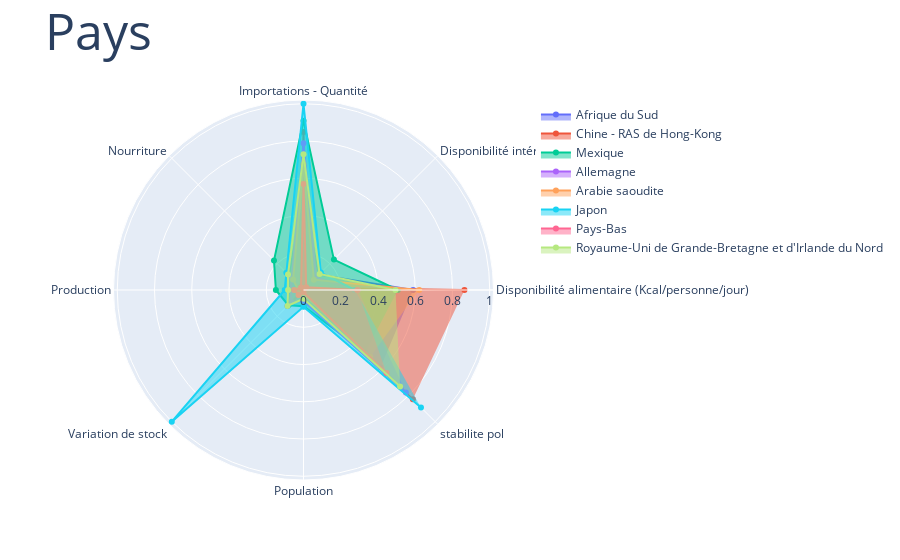

Source (notebook cell):
### Code cell
fig = go.Figure()
for index,row in groupe_.iterrows():
    fig.add_trace(go.Scatterpolar(
        r = row,
        theta = groupe_.columns,
        fill = 'toself',
        name = index
    ))

fig.update_layout(
    title=dict(text ="Pays",font = dict(size=50))
    )
fig.show()

### Figure 1 — Plotly figure (JSON) as saved in the notebook; plotly's stock layout.template omitted (floating-point values rounded to 4 significant figures)
{"data": [{"fill": "toself", "name": "Afrique du Sud", "r": [0.5885, 0.1159, 0.4808, 0.1123, 0.07607, 0.1217, 0.04008, 0.5859], "theta": ["Disponibilité alimentaire (Kcal/personne/jour)", "Disponibilité intérieure", "Importations - Quantité", "Nourriture", "Production", "Variation de stock", "Population", "stabilite pol"], "type": "scatterpolar"}, {"fill": "toself", "name": "Chine - RAS de Hong-Kong", "r": [0.8642, 0.01522, 0.8485, 0.02149, 0.001095, 0.1094, 0.005105, 0.8304], "theta": ["Disponibilité alimentaire (Kcal/personne/jour)", "Disponibilité intérieure", "Importations - Quantité", "Nourriture", "Production", "Variation de stock", "Population", "stabilite pol"], "type": "scatterpolar"}, {"fill": "toself", "name": "Mexique", "r": [0.5062, 0.2309, 0.9093, 0.2241, 0.1483, 0.1155, 0.08777, 0.4714], "theta": ["Disponibilité alimentaire (Kcal/personne/jour)", "Disponibilité intérieure", "Importations - Quantité", "Nourriture", "Production", "Variation de stock", "Population", "stabilite pol"], "type": "scatterpolar"}, {"fill": "toself", "name": "Allemagne", "r": [0.2922, 0.09511, 0.7877, 0.08879, 0.06909, 0.09202, 0.05813, 0.7775], "theta": ["Disponibilité alimentaire (Kcal/personne/jour)", "Disponibilité intérieure", "Importations - Quantité", "Nourriture", "Production", "Variation de stock", "Population", "stabilite pol"], "type": "scatterpolar"}, {"fill": "toself", "name": "Arabie saoudite", "r": [0.6214, 0.07846, 0.6754, 0.07918, 0.02811, 0.01125, 0.02326, 0.5066], "theta": ["Disponibilité alimentaire (Kcal/personne/jour)", "Disponibilité intérieure", "Importations - Quantité", "Nourriture", "Production", "Variation de stock", "Population", "stabilite pol"], "type": "scatterpolar"}, {"fill": "toself", "name": "Japon", "r": [0.2757, 0.1321, 1, 0.1302, 0.1011, 1, 0.08969, 0.8921], "theta": ["Disponibilité alimentaire (Kcal/personne/jour)", "Disponibilité intérieure", "Importations - Quantité", "Nourriture", "Production", "Variation de stock", "Population", "stabilite pol"], "type": "scatterpolar"}, {"fill": "toself", "name": "Pays-Bas", "r": [0.2881, 0.02026, 0.5688, 0.01901, 0.0502, 0.03783, 0.01194, 0.6304], "theta": ["Disponibilité alimentaire (Kcal/personne/jour)", "Disponibilité intérieure", "Importations - Quantité", "Nourriture", "Production", "Variation de stock", "Population", "stabilite pol"], "type": "scatterpolar"}, {"fill": "toself", "name": "Royaume-Uni de Grande-Bretagne et d'Irlande du Nord", "r": [0.4938, 0.1222, 0.7287, 0.1176, 0.08278, 0.1217, 0.04692, 0.7335], "theta": ["Disponibilité alimentaire (Kcal/personne/jour)", "Disponibilité intérieure", "Importations - Quantité", "Nourriture", "Production", "Variation de stock", "Population", "stabilite pol"], "type": "scatterpolar"}], "layout": {"title": {"font": {"size": 50}, "text": "Pays"}}}
